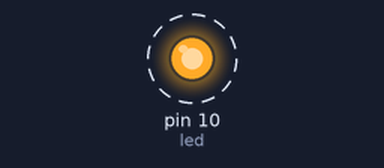
The sketch below on a simulated Arduino Uno, built with avr-gcc and run on an emulated ATmega328P. On the bench: output pins drawn as LEDs (lit = HIGH). Dashed ring = blinking.

Above: at 0.04 s.
Timing chart, 0 to 3.0 s (numbered marks = the images above):
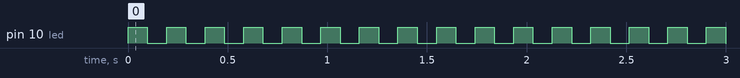

Measured:
- by itself, pin 10 (led): alternates HIGH for 0.10 s and LOW for 0.10 s

The sketch:

t85_empty.ino
```cpp
// Source: http://www.technoblogy.com/show?TWD

#include <avr/io.h>
#include <stdint.h>
#include <avr/interrupt.h>
#include <avr/pgmspace.h>

int led = 2; // In port B

void setup() {
 DDRB = DDRB | 1<<led;         // Define PB5 as an output
}

volatile long Counter;

void delay (long n) {          // Delay by n milliseconds
 Counter = 469 * n;
  do Counter--; while (Counter != 0);
}

// The loop routine runs over and over again forever:
void loop() {
  PORTB = PORTB | 1<<led;      // Take PB5 high
  delay(100);                 // Wait for a second
  PORTB = PORTB & ~(1<<led);   // Take PB5 low
  delay(100);                 // Wait for a second
}

int main() {
  sei();
  setup();
  for(;;)
    loop();
}
```
